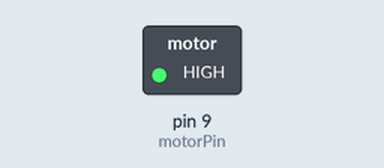
Bench run of a sketch on a simulated Arduino Uno, built with avr-gcc and run on an emulated ATmega328P. On the bench: switched loads named in the sketch (green lamp = pin HIGH).

Above: at 1.5 s.
At 73.5 s:
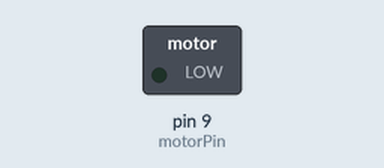
Timing chart, 0 to 80.6 s (numbered marks = the images above):
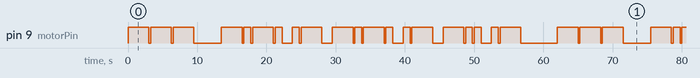

Measured:
- by itself, pin 9 (motorPin): moves between LOW and HIGH, repeating every 62.0 s
- by itself, everything shown: repeats every 62.0 s, in 40 steps

The sketch:

sketch_feb17a.ino
```cpp
const int motorPin = 9; // Connect the vibration motor to digital pin 9

void setup() {
    pinMode(motorPin, OUTPUT);
    Serial.begin(9600); // Initialize serial communication for debugging
}

void loop() {
    // Read Morse code input from Serial Monitor
    String morseCode = "--- / -.-. .- -.-. .- -.. .-";
    //String morseCode = Serial.readStringUntil('\n');
    convertAndVibrate(morseCode);

    delay(5000);
}

void convertAndVibrate(String morseCode) {
    // Define Morse code mapping
    String morseCodeMap[] = {
            ".-", "-...", "-.-.", "-..", ".", "..-.", "--.", "....", "..",
            ".---", "-.-", ".-..", "--", "-.", "---", ".--.", "--.-", ".-.",
            "...", "-", "..-", "...-", ".--", "-..-", "-.--", "--..",
            "-----", ".----", "..---", "...--", "....-", ".....", "-....", "--...", "---..", "----.",
            "/" // Use '/' as a word separator in Morse code
    };

    // Vibration patterns (example durations in milliseconds)
    int dotDuration = 1000;
    int dashDuration = 3000;
    int interSymbolPause = 250;
    int interLetterPause = 1000;

    for (int i = 0; i < morseCode.length(); i++) {
        char symbol = morseCode.charAt(i);

        if (symbol == '.') {
            vibrate(dotDuration);
        } else if (symbol == '-') {
            vibrate(dashDuration);
        } else if (symbol == ' ') {
            delay(interLetterPause);
        } else if (symbol == '/') {
            delay(interLetterPause);
        }

        delay(interSymbolPause);
    }
}

void vibrate(int duration) {
    digitalWrite(motorPin, HIGH);
    delay(duration);
    digitalWrite(motorPin, LOW);
}
```
